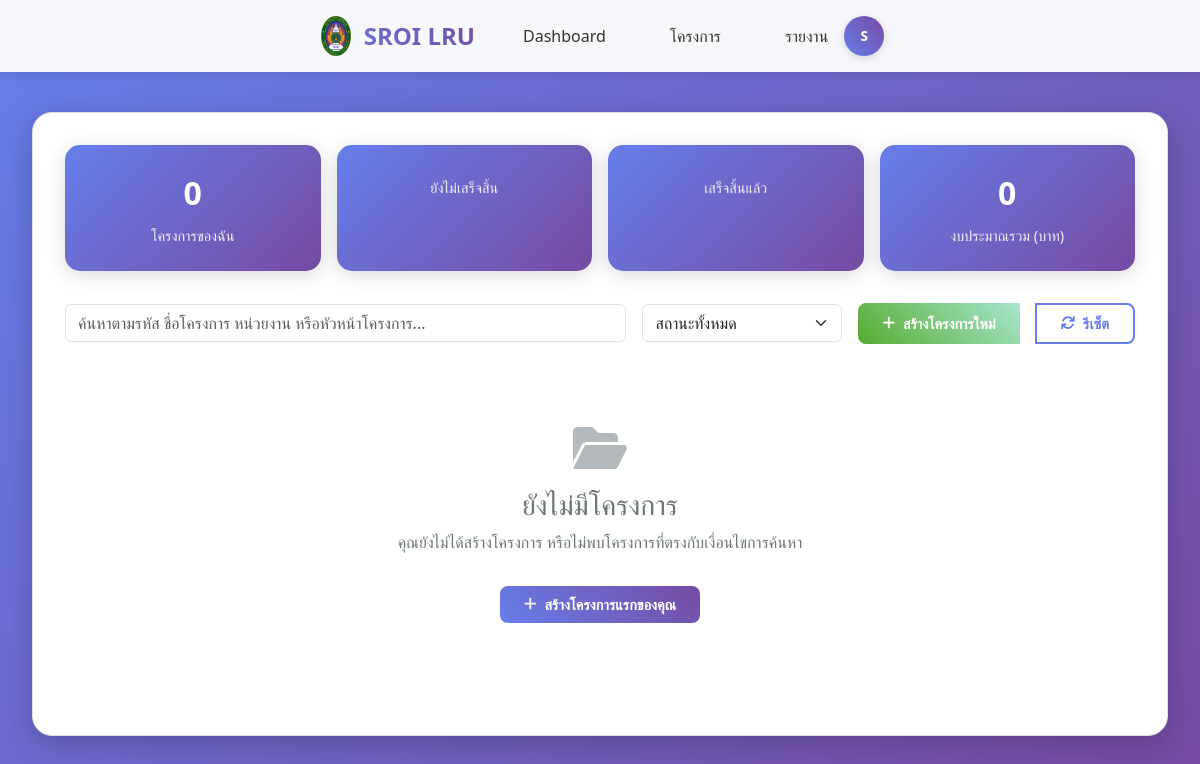
The page /project-list.php (signed in) on the database as committed earlier.
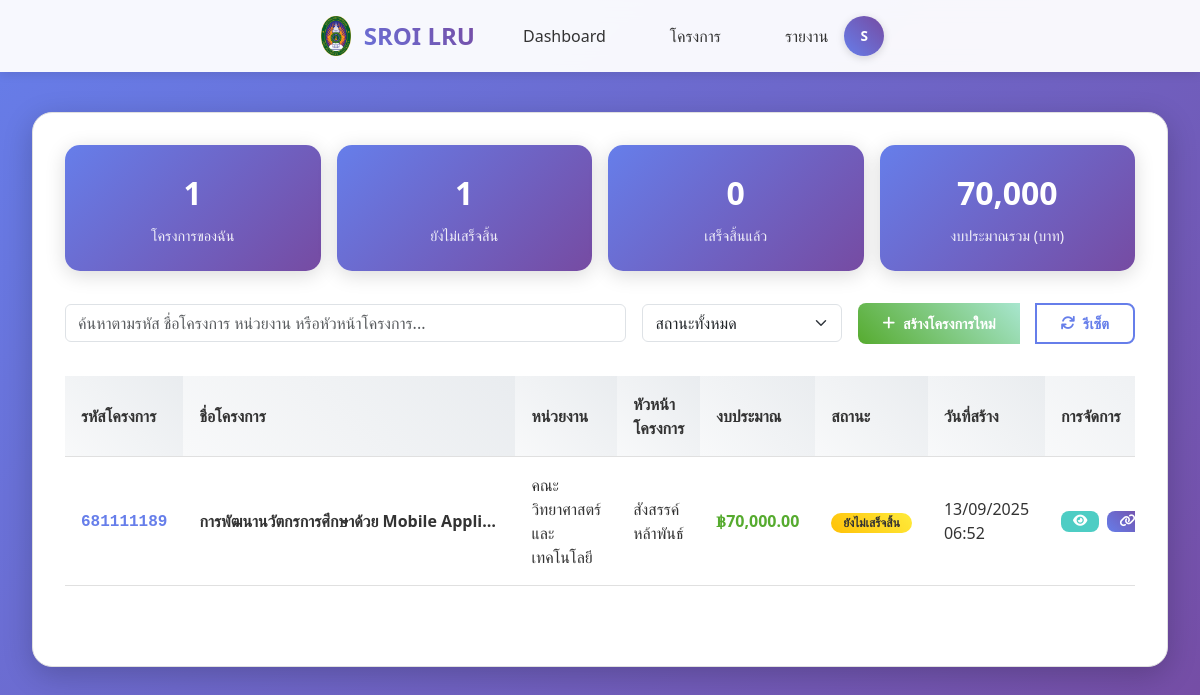
The same page on the database as committed later.
### tables this page shows
CREATE TABLE `projects` (
  `id` int(11) NOT NULL,
  `project_code` varchar(50) NOT NULL COMMENT 'รหัสโครงการ',
  `name` varchar(500) NOT NULL COMMENT 'ชื่อโครงการ',
  `description` text DEFAULT NULL COMMENT 'รายละเอียดโครงการ',
  `objective` text DEFAULT NULL COMMENT 'วัตถุประสงค์โครงการ',
  `start_date` date DEFAULT NULL COMMENT 'วันที่เริ่มโครงการ',
  `end_date` date DEFAULT NULL COMMENT 'วันที่สิ้นสุดโครงการ',
  `budget` decimal(15,2) DEFAULT NULL COMMENT 'งบประมาณ',
  `organization` varchar(300) DEFAULT NULL COMMENT 'หน่วยงาน/องค์กร',
  `project_manager` varchar(200) DEFAULT NULL COMMENT 'ผู้จัดการโครงการ',
  `status` enum('incompleted','completed') DEFAULT 'incompleted' COMMENT 'สถานะโครงการ',
  `created_by` varchar(100) DEFAULT NULL COMMENT 'ผู้สร้าง',
  `created_at` timestamp NOT NULL DEFAULT current_timestamp(),
  `updated_at` timestamp NOT NULL DEFAULT current_timestamp() ON UPDATE current_timestamp(),
  `impact_chain_status` longtext DEFAULT NULL CHECK (json_valid(`impact_chain_status`)),
  `total_impact_chains` int(11) DEFAULT 0 COMMENT 'จำนวน Impact Chain ทั้งหมด',
  `current_chain_id` int(11) DEFAULT NULL COMMENT 'Impact Chain ที่กำลังทำอยู่'
);

### project-list.php (the view, shortened to what the changed rows need)
<?php
require_once 'config.php';
$user_id = $_SESSION['user_id'];
$limit = 10;
$page = isset($_GET['page']) ? (int)$_GET['page'] : 1;
$offset = ($page - 1) * $limit;
$where_conditions = [];
$params = [];
$param_types = '';
$where_conditions[] = "created_by = ?";
$params[] = $user_id;
$param_types .= 's';
$where_clause = !empty($where_conditions) ? 'WHERE ' . implode(' AND ', $where_conditions) : '';
$query = "
    SELECT
        id, project_code, name, organization, project_manager,
        budget, status, created_by, created_at, updated_at
    FROM projects
    {$where_clause}
    ORDER BY created_at DESC
    LIMIT ? OFFSET ?
";
$stmt = mysqli_prepare($conn, $query);
$limit_params = array_merge($params, [$limit, $offset]);
$limit_param_types = $param_types . 'ii';
mysqli_stmt_bind_param($stmt, $limit_param_types, ...$limit_params);
mysqli_stmt_execute($stmt);
$result = mysqli_stmt_get_result($stmt);
$projects = mysqli_fetch_all($result, MYSQLI_ASSOC);
$stats_query = "
    SELECT
        COUNT(*) as total_projects,
        SUM(CASE WHEN status = 'incompleted' THEN 1 ELSE 0 END) as incompleted_count,
        SUM(CASE WHEN status = 'completed' THEN 1 ELSE 0 END) as completed_count,
        SUM(budget) as total_budget
    FROM projects
    WHERE created_by = ?
";
$stats_stmt = mysqli_prepare($conn, $stats_query);
mysqli_stmt_bind_param($stats_stmt, 's', $user_id);
mysqli_stmt_execute($stats_stmt);
$stats_result = mysqli_stmt_get_result($stats_stmt);
$stats = mysqli_fetch_assoc($stats_result);
function getStatusText($status)
{
    $statuses = [
        'incompleted' => 'ยังไม่เสร็จสิ้น',
        'completed' => 'เสร็จสิ้น'
    ];
    return $statuses[$status] ?? $status;
}
function getStatusBadge($status)
{
    $badges = [
        'incompleted' => 'badge-warning',
        'completed' => 'badge-success'
    ];
    return $badges[$status] ?? 'badge-secondary';
}
?>
<!DOCTYPE html>
<html lang="th">
<head>
    <link href="https://cdn.jsdelivr.net/npm/bootstrap@5.3.0/dist/css/bootstrap.min.css" rel="stylesheet">
    <link href="https://cdnjs.cloudflare.com/ajax/libs/font-awesome/6.0.0/css/all.min.css" rel="stylesheet">
</head>
<body>
    <div class="main-container">
        <div class="content-container">
            <div class="stats">
                <div class="stat-card">
                    <div class="stat-number"><?php echo $stats['total_projects']; ?></div>
                    <div class="stat-label">โครงการของฉัน</div>
                </div>
                <div class="stat-card">
                    <div class="stat-number"><?php echo $stats['incompleted_count']; ?></div>
                    <div class="stat-label">ยังไม่เสร็จสิ้น</div>
                </div>
                <div class="stat-card">
                    <div class="stat-number"><?php echo $stats['completed_count']; ?></div>
                    <div class="stat-label">เสร็จสิ้นแล้ว</div>
                </div>
                <div class="stat-card">
                    <div class="stat-number"><?php echo number_format($stats['total_budget'], 0); ?></div>
                    <div class="stat-label">งบประมาณรวม (บาท)</div>
                </div>
            </div>
            <div class="table-container">
                <?php if (empty($projects)): ?>
                    <div style="text-align: center; padding: 3rem; color: var(--text-muted);">
                        <i class="fas fa-folder-open" style="font-size: 3rem; margin-bottom: 1rem; opacity: 0.5;"></i>
                        <h3>ยังไม่มีโครงการ</h3>
                        <p>คุณยังไม่ได้สร้างโครงการ หรือไม่พบโครงการที่ตรงกับเงื่อนไขการค้นหา</p>
                        <a href="create-project.php" class="btn btn-primary" style="margin-top: 1rem;">
                            <i class="fas fa-plus"></i> สร้างโครงการแรกของคุณ
                        </a>
                    </div>
                <?php else: ?>
                    <table class="projects-table">
                        <thead>
                            <tr>
                                <th>รหัสโครงการ</th>
                                <th>ชื่อโครงการ</th>
                                <th>หน่วยงาน</th>
                                <th>หัวหน้าโครงการ</th>
                                <th>งบประมาณ</th>
                                <th>สถานะ</th>
                                <th>วันที่สร้าง</th>
                                <th>การจัดการ</th>
                            </tr>
                        </thead>
                        <tbody>
                            <?php foreach ($projects as $project): ?>
                                <tr>
                                    <td>
                                        <span class="project-code"><?php echo htmlspecialchars($project['project_code']); ?></span>
                                    </td>
                                    <td>
                                        <div class="project-name" title="<?php echo htmlspecialchars($project['name']); ?>">
                                            <?php echo htmlspecialchars($project['name']); ?>
                                        </div>
                                    </td>
                                    <td><?php echo htmlspecialchars($project['organization']); ?></td>
                                    <td><?php echo htmlspecialchars($project['project_manager']); ?></td>
                                    <td class="budget">
                                        ฿<?php echo number_format($project['budget'], 2); ?>
                                    </td>
                                    <td>
                                        <span class="badge <?php echo getStatusBadge($project['status']); ?>">
                                            <?php echo getStatusText($project['status']); ?>
                                        </span>
                                    </td>
                                    <td>
                                        <?php echo date('d/m/Y H:i', strtotime($project['created_at'])); ?>
                                    </td>
                                    <td>
                                        <div class="action-buttons">
                                            <a href="project-detail.php?id=<?php echo $project['id']; ?>" class="btn btn-view btn-sm" title="ดูรายละเอียด">
                                                <i class="fas fa-eye"></i>
                                            </a>
                                            <a href="impact-chain/step1-strategy.php?project_id=<?php echo $project['id']; ?>" class="btn btn-primary btn-sm" title="สร้าง Impact Chain">
                                                <i class="fas fa-link"></i>
                                            </a>
                                        </div>
                                    </td>
                                </tr>
                            <?php endforeach; ?>
                        </tbody>
                    </table>
                <?php endif; ?>
            </div>
        </div>
    </div>
</body>
</html>

Rows that differ between the two databases and show on the page:
added projects: project_code "681111189", name "การพัฒนานวัตกรการศึกษาด้วย Mobile Appli…", organization "คณะวิทยาศาสตร์และเทคโนโลยี", project_manager "สังสรรค์ หล้าพันธ์", budget "70,000.00", status "ยังไม่เสร็จสิ้น", created_at "13/09/2025 06:52"
Other text that changed with them:
$stats['total_projects']: "0" → "1"
$stats['incompleted_count']: (not shown) → "1"
$stats['completed_count']: (not shown) → "0"
$stats['total_budget']: "0" → "70,000"
text no longer shown: "ยังไม่มีโครงการ คุณยังไม่ได้สร้างโครงการ หรือไม่พบโครงการที่ตรงกับเงื่อนไขการค้นหา สร้างโครงการแรกของคุณ"
text now shown: "รหัสโครงการ ชื่อโครงการ หน่วยงาน หัวหน้าโครงการ งบประมาณ สถานะ วันที่สร้าง การจัดการ"
